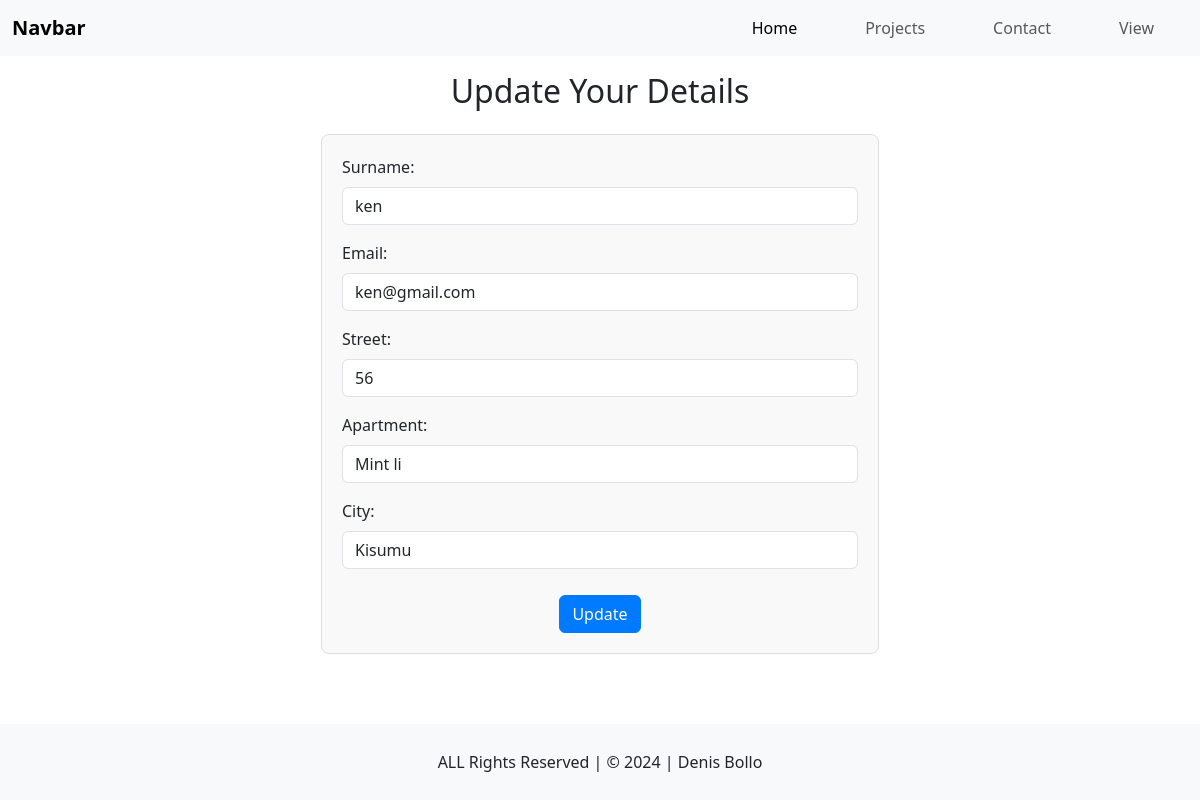
Page /update/4 on the committed database.
### tables this page shows
CREATE TABLE mydata (
            id INTEGER PRIMARY KEY,
            surname TEXT,
            email TEXT,
            street TEXT,
            apartment TEXT,
            city TEXT
        );

### app.py (the view, shortened to what this page needs)
@app.route('/update/<int:user_id>', methods=['GET', 'POST'])
def update(user_id):
    conn = sqlite3.connect("mydata_db.db")
    cur = conn.cursor()
    if request.method == 'GET':
        cur.execute("SELECT * FROM mydata WHERE id = ?", (user_id,))
        user = cur.fetchone()
        conn.close()
        return render_template('update.html', user=user)

### templates/update.html (shortened to what this page needs)
{% extends 'layout.html' %}
{% block content %}
    <div class="container my-5">
        <h2 class="text-center mb-4">Update Your Details</h2>
        <form method="POST">
            <div class="mb-3">
                <label for="surname" class="form-label">Surname:</label>
                <input type="text" id="surname" name="surname" class="form-control" value="{{ user[1] }}" required>
            </div>
            <div class="mb-3">
                <label for="email" class="form-label">Email:</label>
                <input type="email" id="email" name="email" class="form-control" value="{{ user[2] }}" required>
            </div>
            <div class="mb-3">
                <label for="street" class="form-label">Street:</label>
                <input type="text" id="street" name="street" class="form-control" value="{{ user[3] }}" required>
            </div>
            <div class="mb-3">
                <label for="apartment" class="form-label">Apartment:</label>
                <input type="text" id="apartment" name="apartment" class="form-control" value="{{ user[4] }}" required>
            </div>
            <div class="mb-3">
                <label for="city" class="form-label">City:</label>
                <input type="text" id="city" name="city" class="form-control" value="{{ user[5] }}" required>
            </div>
            <div class="text-center">
                <button type="submit" class="btn btn-primary">Update</button>
            </div>
        </form>
    </div>
{% endblock %}

### static/style.css (style rules this page uses)
body { background-color: rgb(245, 245, 220); position: relative; }
form { max-width: 800px; margin: 0 auto; padding: 20px; border: 1px solid #ddd; border-radius: 8px; background-color: #f9f9f9; width: 50%; }
button.btn-primary { margin-top: 10px; background-color: #007bff; border-color: #007bff; }

### rows in the picture
mydata: surname "ken", email "ken@gmail.com", street "56", apartment "Mint li", city "Kisumu"
